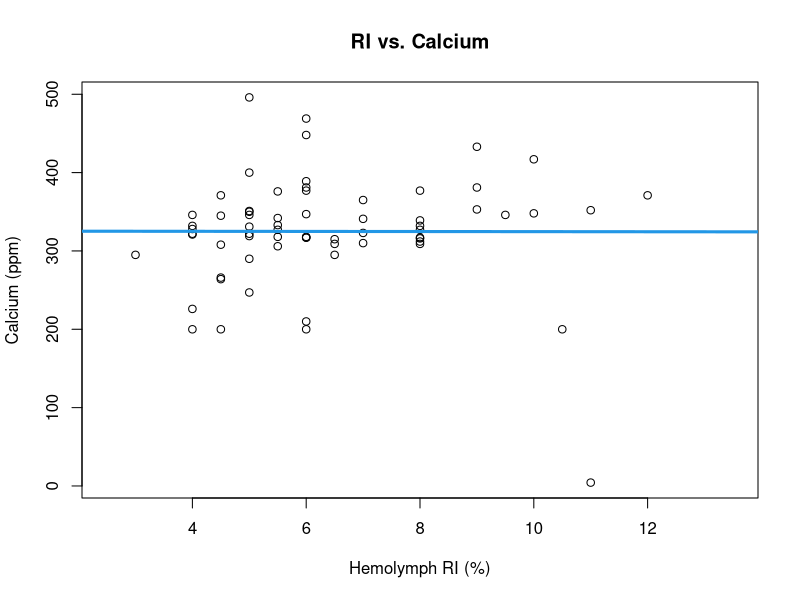
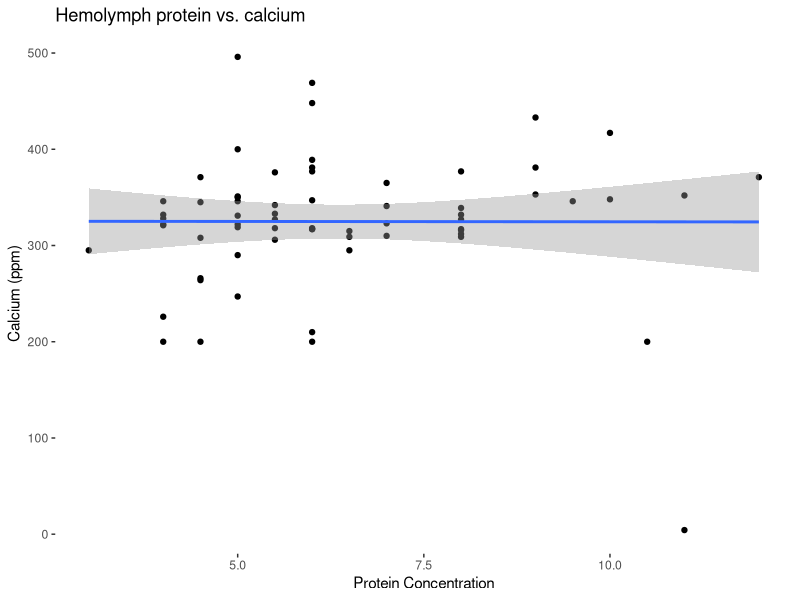
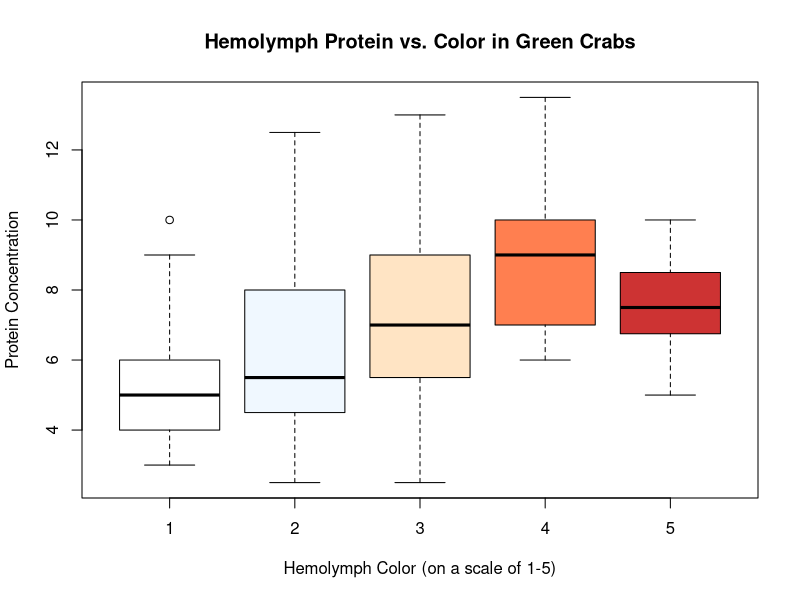
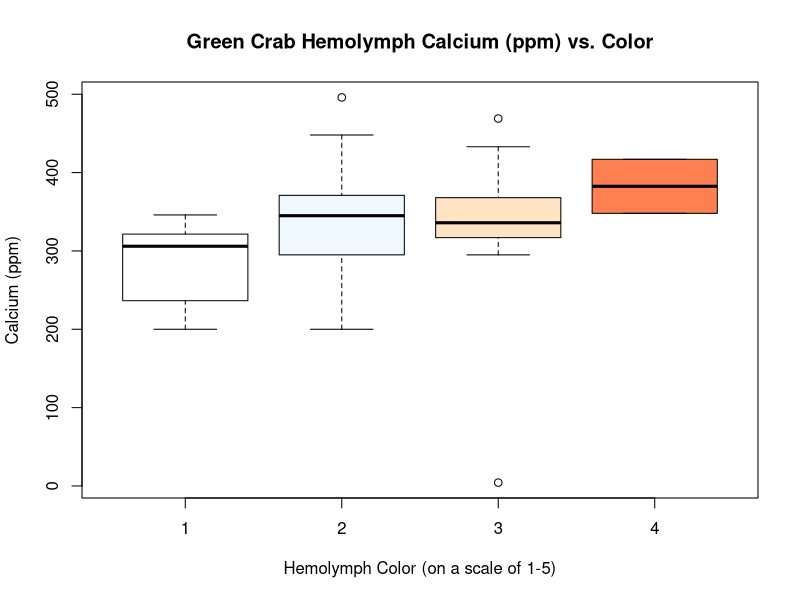

R code for these plots, in order:
## ---- chunk 1

# read in relevant documents for this data
gc_dat <- read.csv("../data/prelim_gc_data.csv")

#  updated with full data set 2022-07-27

# libraries for data visualization
library(ggplot2)
library(dplyr)
library(gridExtra)
library(scatterplot3d)
library(MASS)


## ---- chunk 2

plot(Ca ~ RI, data = gc_dat, main = "RI vs. Calcium",
      xlab = "Hemolymph RI (%)", ylab = "Calcium (ppm)")
abline(lm (Ca ~ RI, data = gc_dat), col = 4, lwd = 3)

# correlation plot to look at RI vs. Calcium
# doesn't appear to be a trend

## ---- chunk 3

gc_dat %>% 
        # pipes molt data into ggplot
  ggplot(aes(x = RI, y = Ca)) + 
        # populates plot with hemo ri and ca info
    geom_point() + geom_smooth(method=lm) + 
        # specifies type of plot -- linear model with 95 percent confidence
        xlab("Protein Concentration") + 
        ylab ("Calcium (ppm)") +
        ggtitle("Hemolymph protein vs. calcium") +
        # renames x and y labels and title
      xlim(3, 12) + 
        # specifies x axis between 3 and 12 for more clear visualization
      theme(panel.grid.major = element_blank(),
              panel.grid.minor = element_blank(), 
              panel.background = element_blank())

## ---- chunk 4

ca_ri_mod <- lm(Ca ~ RI, data = gc_dat)
nobs(ca_ri_mod) # tells that there are 127 observations used in this model
summary(ca_ri_mod)
anova(ca_ri_mod) # standard anova
car::Anova(ca_ri_mod, type = 3) # type 3 anova for significance testing

# taken from all during molt cycle, leading to lots of variation
# pointing to trend; small r^2 due to assessing crabs at different times of
# molt cycle
## ---- chunk 5

boxplot( RI ~ Color, data = gc_dat,
         main = "Hemolymph Protein vs. Color in Green Crabs", 
         xlab = "Hemolymph Color (on a scale of 1-5)", 
         ylab = "Protein Concentration", 
         col= c('white', 'aliceblue', 'bisque', 'coral', 'brown3'))

# box plot comparing average RIs for different colored hemolymph
# appears that there are some differences between hemo RI 
# if you want to make graph fancy: make different colors correspond 
# to colors of hemolymph harvested
## ---- chunk 6

boxplot( Ca ~ Color, data = gc_dat, 
      main = "Green Crab Hemolymph Calcium (ppm) vs. Color",
      xlab = "Hemolymph Color (on a scale of 1-5)",
      ylab = "Calcium (ppm)",
      col= c('white', 'aliceblue', 'bisque', 'coral'))

# appears that calcium increases as hemolymph color darkens
## ---- chunk 7

ri_col_mod = lm(Color ~ RI + Ca + RI:Ca, data = gc_dat)
# model for analyzing the effect of ri and ca on color, as well as the
# interaction between the two

summary(ri_col_mod)
anova(ri_col_mod)
car::Anova(ri_col_mod, type = 3)

car::Anova(lm(Color ~ Ca, data = gc_dat), type = 3)
car::Anova(lm(Color ~ RI, data = gc_dat), type = 3)
# interaction model to assess whether or not hemolymph color is altered by
# the interaction between RI and Ca
## ---- chunk 8

fcol <- factor(gc_dat$Color)
# color is on a scale of 1-5; appears as "numeric"; categorical factor

ri_col_aov <- aov (RI ~ fcol, data=gc_dat)
summary(ri_col_aov)
# type 1 aov used for Tukey test
# tests between categories: is 1 dif. than 2, etc.

TukeyHSD(ri_col_aov, conf.level = 0.95) 
# run tukey model
# all categories are different: EXCEPT 5 with 3 and 4
## ---- chunk 9

fcol <- factor(gc_dat$Color)
# color is on a scale of 1-5; appears as "numeric"; categorical factor

ri_ca_aov <- aov (Ca ~ fcol, data=gc_dat)
summary(ri_ca_aov)
# type 1 aov used for Tukey test
# tests between categories: is 1 dif. than 2, etc.

TukeyHSD(ri_ca_aov, conf.level = 0.95) 
# run tukey model
# 2-1, 3-1, 4-1 are significantly different; other categories are the same
